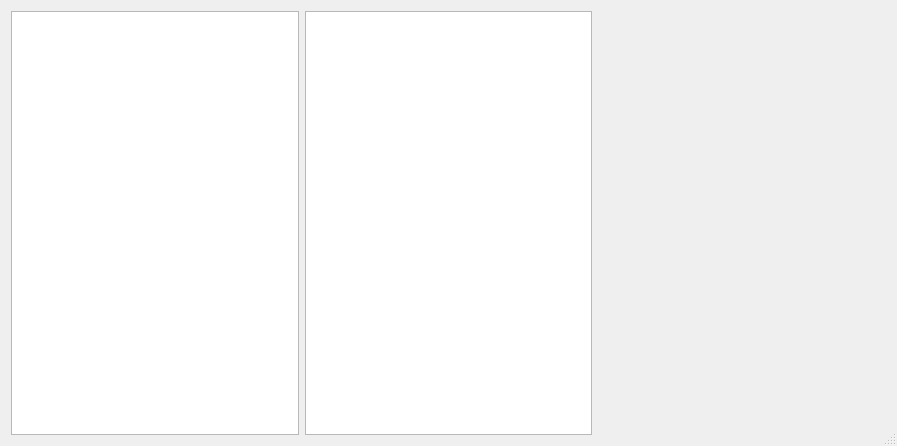
<?xml version="1.0" encoding="UTF-8"?>
<ui version="4.0">
 <class>UiFileExplorerImp</class>
 <widget class="QDialog" name="UiFileExplorerImp">
  <property name="geometry">
   <rect>
    <x>0</x>
    <y>0</y>
    <width>897</width>
    <height>446</height>
   </rect>
  </property>
  <property name="sizePolicy">
   <sizepolicy hsizetype="Expanding" vsizetype="Expanding">
    <horstretch>0</horstretch>
    <verstretch>0</verstretch>
   </sizepolicy>
  </property>
  <property name="maximumSize">
   <size>
    <width>16777215</width>
    <height>16777215</height>
   </size>
  </property>
  <property name="acceptDrops">
   <bool>false</bool>
  </property>
  <property name="windowTitle">
   <string>UiFileExplorerImp</string>
  </property>
  <property name="sizeGripEnabled">
   <bool>true</bool>
  </property>
  <layout class="QGridLayout" name="gridLayout_2">
   <item row="0" column="0">
    <layout class="QGridLayout" name="gridLayout">
     <item row="0" column="2">
      <widget class="ImageLabel" name="imageLabel">
       <property name="sizePolicy">
        <sizepolicy hsizetype="Expanding" vsizetype="MinimumExpanding">
         <horstretch>0</horstretch>
         <verstretch>0</verstretch>
        </sizepolicy>
       </property>
       <property name="text">
        <string/>
       </property>
      </widget>
     </item>
     <item row="0" column="0">
      <widget class="QTreeView" name="treeView">
       <property name="sizeAdjustPolicy">
        <enum>QAbstractScrollArea::AdjustIgnored</enum>
       </property>
       <attribute name="headerVisible">
        <bool>false</bool>
       </attribute>
       <attribute name="headerCascadingSectionResizes">
        <bool>false</bool>
       </attribute>
       <attribute name="headerShowSortIndicator" stdset="0">
        <bool>false</bool>
       </attribute>
       <attribute name="headerStretchLastSection">
        <bool>true</bool>
       </attribute>
      </widget>
     </item>
     <item row="0" column="1">
      <widget class="QListView" name="listView"/>
     </item>
    </layout>
   </item>
  </layout>
 </widget>
 <layoutdefault spacing="6" margin="11"/>
 <customwidgets>
  <customwidget>
   <class>ImageLabel</class>
   <extends>QLabel</extends>
   <header>ImageLabel.h</header>
  </customwidget>
 </customwidgets>
 <resources/>
 <connections/>
</ui>
